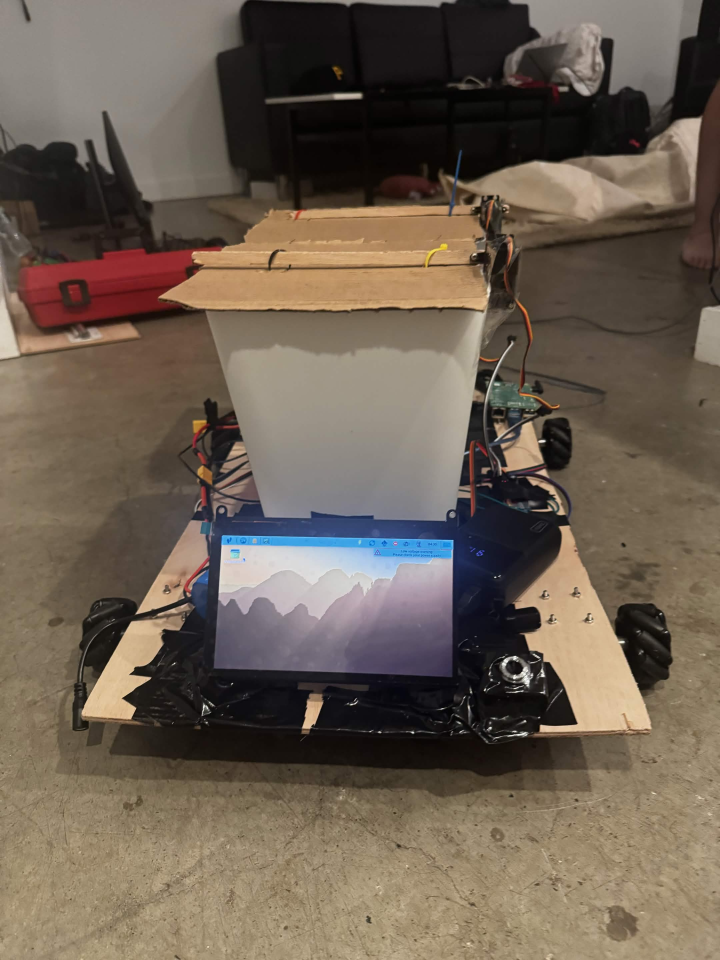
#> input picture Media/IMG_2706.jpg, 2160 x 2880 px (shown at 1/3 size); its folder holds 6 pictures in this run
$ python build_video-v3.py
#> lines starting #> are read from the running program, lines starting #| are printed output that depends on the picture
from pathlib import Path
import subprocess, wave, json
import numpy as np
from PIL import Image, ImageOps, ImageDraw, ImageFont

ROOT=Path(__file__).resolve().parents[2]
OUT=ROOT/'output/video'; A=OUT/'assets'; A.mkdir(exist_ok=True)
W,H=1920,1080
BG='#10191d'; WHITE='#eff7f4'; GREEN='#a2efb6'; MUTED='#a3b8b6'
def font(n,bold=False): return ImageFont.truetype('C:/Windows/Fonts/'+('segoeuib.ttf' if bold else 'segoeui.ttf'),n)
def run(args): subprocess.run(['ffmpeg','-hide_banner','-loglevel','error','-y',*map(str,args)],check=True)
def base(k,tag,title,lines,layout='side'):
#> called with k = 1, tag = 'Litter-ally Trash', layout = 'side'
 im=Image.new('RGB',(W,H),BG);d=ImageDraw.Draw(im)
 d.rounded_rectangle((80,80,425,130),25,fill=GREEN);d.text((102,87),'LITTER-ALLY TRASH',font=font(26,True),fill=BG)
 d.text((80,195),tag.upper(),font=font(25,True),fill=GREEN)
 if layout=='side':
  y=265
  for line in title.split('\n'): d.text((76,y),line,font=font(88,True),fill=WHITE);y+=108
#> after the loop, y = 481
  y+=38
#> y = 519
  for line in lines: d.text((80,y),line,font=font(34),fill=MUTED);y+=52
#> this loop made 2 passes
#> y on passes 1 to 2: 571, 623
#> after the loop, y = 623
 else:
  d.text((78,234),title,font=font(64,True),fill=WHITE)
  d.text((80,320),'  /  '.join(lines),font=font(30),fill=MUTED)
 d.line((80,985,1840,985),fill='#33464a',width=2)
 d.text((80,1010),'LITTER-ALLY TRASH  |  PROJECT DEMO',font=font(23,True),fill=MUTED)
 d.text((1740,1005),f'{k:02d} / 11',font=font(25),fill=GREEN)
 return im
def photo(im,name,box):
#> called with name = 'IMG_2706.jpg', box = (1050, 55, 1840, 950)
 p=ImageOps.exif_transpose(Image.open(ROOT/'Media'/name)).convert('RGB')
#> p is the input picture: PIL image 2160x2880 RGB; mean R, G, B 108.6, 95.5, 82.3
 im.paste(ImageOps.fit(p,(box[2]-box[0],box[3]-box[1])),box[:2])
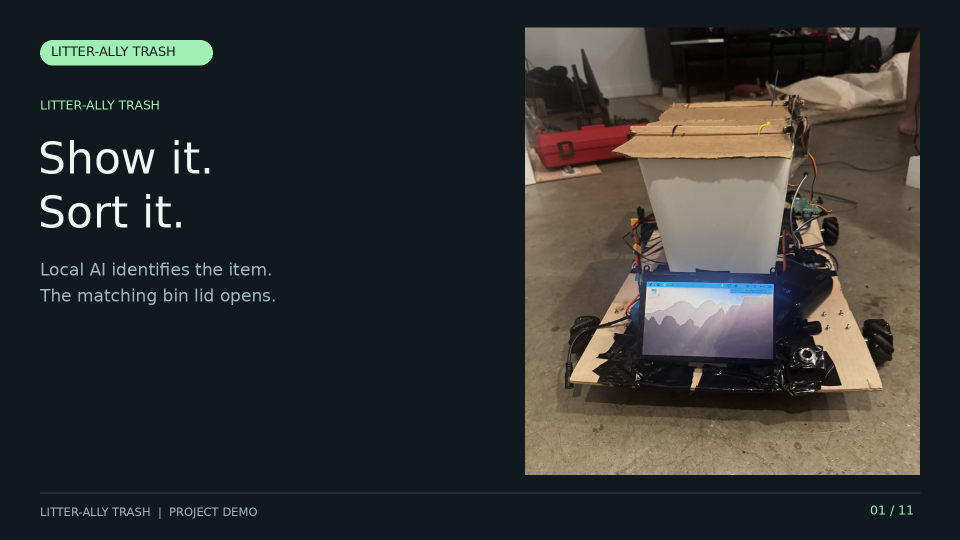
#> im: PIL image 1920x1080 RGB (shown at 1/2 size); mean R, G, B 49.6, 51.6, 49.4
def encode_still(k,im,seconds):
 p=A/f'card-{k}.png';im.save(p)
 run(['-loop','1','-i',p,'-t',seconds,'-vf',f"scale=2016:1134,crop=1920:1080:x='48+18*sin(t/3)':y=27,fade=t=in:st=0:d=0.25,fade=t=out:st={seconds-.25}:d=0.25",'-r','30','-c:v','libx264','-preset','fast','-crf','20','-pix_fmt','yuv420p','-an',A/f'seg-{k}.mp4'])
def encode_clip(k,im,src,start,seconds,box):
 p=A/f'card-{k}.png';im.save(p);x,y,w,h=box
 vf=f'[0:v]scale={w}:{h}:force_original_aspect_ratio=decrease:force_divisible_by=2,pad={w}:{h}:(ow-iw)/2:(oh-ih)/2:color=0x10191d,setsar=1[v];[1:v][v]overlay={x}:{y}:shortest=1,fade=t=in:st=0:d=0.25,fade=t=out:st={seconds-.25}:d=0.25[out]'
 run(['-ss',start,'-i',ROOT/'Media'/src,'-loop','1','-i',p,'-filter_complex',vf,'-map','[out]','-t',seconds,'-r','30','-c:v','libx264','-preset','fast','-crf','20','-pix_fmt','yuv420p','-an',A/f'seg-{k}.mp4'])

def site_card(k,tag,title,lines,name,crop,seconds,note):
 im=base(k,tag,title,lines,'wide')
 p=Image.open(A/name).convert('RGB').crop(crop);p=ImageOps.contain(p,(1760,540))
 im.paste(p,((W-p.width)//2,395));d=ImageDraw.Draw(im)
 d.text((80,948),note,font=font(22),fill=GREEN)
 encode_still(k,im,seconds);print(f'{k}/9 {tag}',flush=True)

def result_frame(k,name,title,caption):
 im=Image.open(A/name).convert('RGB').crop((438,315,1760,1080)).resize((W,H),Image.Resampling.LANCZOS)
 d=ImageDraw.Draw(im);d.rectangle((0,0,W,95),fill=BG);d.text((38,20),'LITTER-ALLY TRASH',font=font(32,True),fill=GREEN);d.text((660,18),title,font=font(40,True),fill=WHITE)
 d.rectangle((0,982,W,H),fill=BG);d.text((38,1008),caption,font=font(30),fill=WHITE);d.text((1740,1010),f'{k:02d} / 11',font=font(25),fill=GREEN)
 return im

def result_clip(k,start,seconds,name,title,caption):
 overlay=Image.new('RGBA',(W,H),(0,0,0,0));d=ImageDraw.Draw(overlay)
 d.rectangle((0,0,W,95),fill=BG);d.text((38,20),'LITTER-ALLY TRASH',font=font(32,True),fill=GREEN);d.text((660,18),title,font=font(40,True),fill=WHITE)
 d.rectangle((0,982,W,H),fill=BG);d.text((38,1008),caption,font=font(30),fill=WHITE);d.text((1740,1010),f'{k:02d} / 11',font=font(25),fill=GREEN)
 path=A/f'overlay-{k}.png';overlay.save(path)
 vf=f'[0:v]crop=1322:764:438:316,scale=1920:1080,setsar=1[v];[v][1:v]overlay=0:0:shortest=1,fade=t=in:st=0:d=0.2,fade=t=out:st={seconds-.2}:d=0.2[out]'
 run(['-ss',start,'-i',ROOT/'Media/more video.mp4','-loop','1','-i',path,'-filter_complex',vf,'-map','[out]','-t',seconds,'-r','30','-c:v','libx264','-preset','fast','-crf','20','-pix_fmt','yuv420p','-an',A/f'seg-{k}.mp4'])
 print(f'{k}/11 {title}',flush=True)

im=base(1,'Litter-ally Trash','Show it.\nSort it.',['Local AI identifies the item.','The matching bin lid opens.']);photo(im,'IMG_2706.jpg',(1050,55,1840,950));encode_still(1,im,5);print('1/11 intro',flush=True)
im=base(2,'Local AI model','What are you\nholding?',['Camera frames go to a local','CLIP vision model on the laptop.','It identifies the object and','assigns trash or recycling.']);photo(im,'IMG_3595.jpg',(1050,55,1840,950));encode_still(2,im,7);print('2/11 local AI',flush=True)
#> the loop in base (call 2), `for line in lines: d.text((80,y),line,font=font(34),fill=MUTED);y+=52` made 4 passes
#> y on passes 1 to 4: 571, 623, 675, 727
#> call 2 of photo, with name = 'IMG_3595.jpg', box = (1050, 55, 1840, 950)
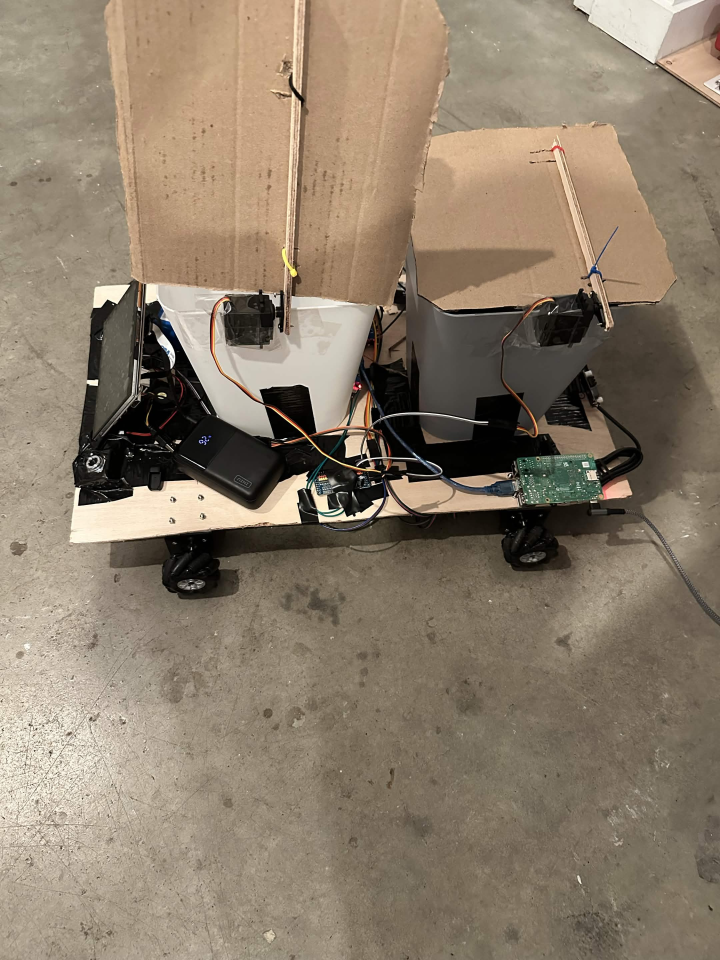
#> input picture Media/IMG_3595.jpg, 2160 x 2880 px (shown at 1/3 size)
#> in photo, p is the input picture: PIL image 2160x2880 RGB; mean R, G, B 139.9, 125.3, 107
result_clip(3,167,3,'real-scanner.png','Recognizing a bottle','Hold one item in view. The local model recognizes a plastic water bottle.')
#> in result_clip, `overlay = Image.new('RGBA', (W, H), (0, 0, 0, 0))`: overlay: PIL image 1920x1080 RGBA; every value is 0
im=result_frame(4,'real-scanner.png','Bottle -> RECYCLING','Plastic water bottle detected. Recycling selected. Matching lid opens.');encode_still(4,im,8);print('4/11 recycling result',flush=True)
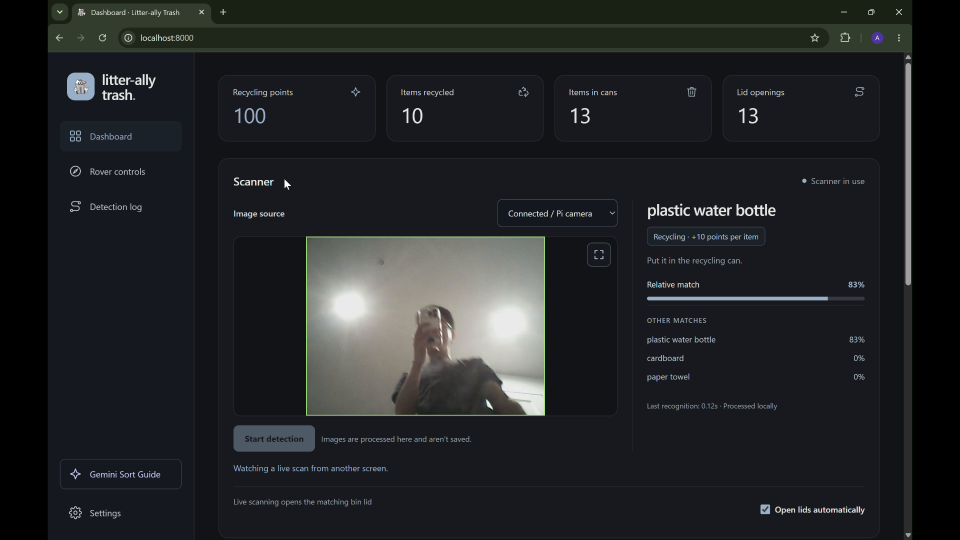
#> input picture output/video/assets/real-scanner.png, 1920 x 1080 px (shown at 1/2 size)
result_clip(5,173,3,'real-trash.png','Recognizing a chip bag','The same camera and local model identify a chip bag.')
#> call 2 of result_clip, with k = 5, start = 173, seconds = 3, name = 'real-trash.png', title = 'Recognizing a chip bag'
#> in result_clip (call 2), `path = A / f'overlay-{k}.png'`:
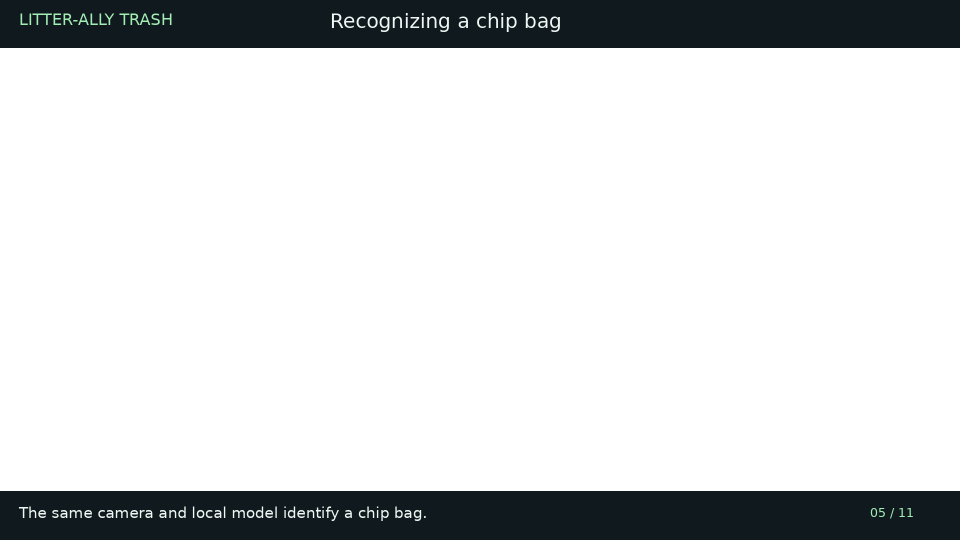
#> saved as overlay-5.png: PIL image 1920x1080 RGBA (shown at 1/2 size); mean R, G, B, A 4, 5.7, 6.3, 45.8; transparent parts drawn white
im=result_frame(6,'real-trash.png','Chip bag -> TRASH','Chip bag detected. Trash selected. Matching lid opens.');encode_still(6,im,8);print('6/11 trash result',flush=True)
#> call 2 of result_frame, with k = 6, name = 'real-trash.png', title = 'Chip bag -> TRASH'
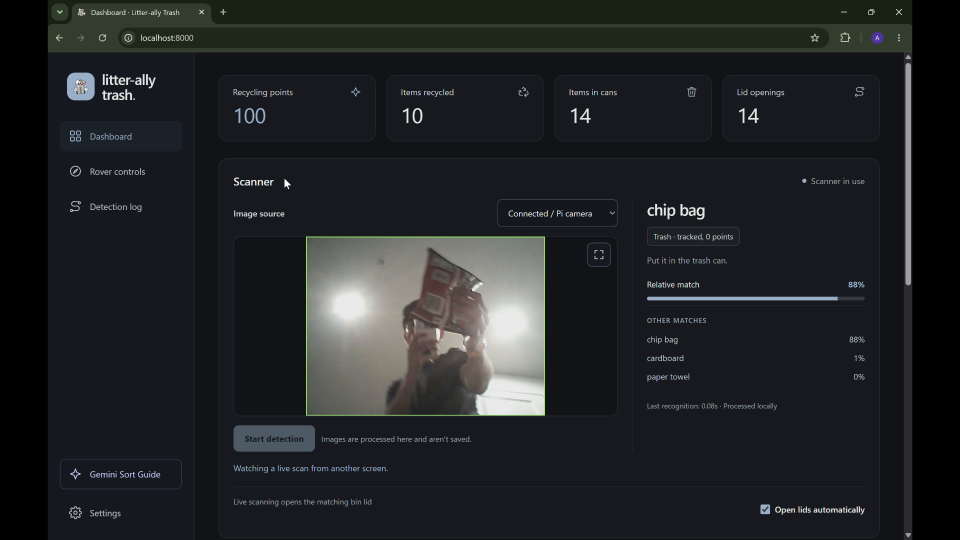
#> input picture output/video/assets/real-trash.png, 1920 x 1080 px (shown at 1/2 size)
im=base(7,'Automatic lid selection','Recognition chooses the bin.',['Camera image','Local AI detection','Corresponding lid opens'],'wide');d=ImageDraw.Draw(im)
#> after `im = base(7, 'Automatic lid selection', 'Recognition chooses the bin.'`:
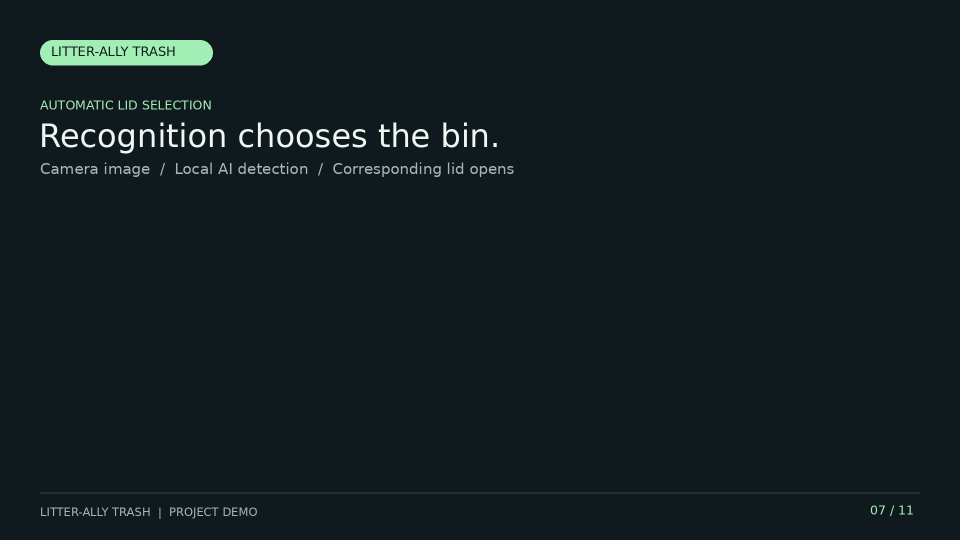
#> im: PIL image 1920x1080 RGB (shown at 1/2 size); mean R, G, B 19.1, 28.8, 32.2
for y,heading,items in [(430,'RECYCLING','Plastic water bottle  /  Cardboard'),(680,'TRASH','Chip bag  /  Paper towel')]:
 d.rounded_rectangle((80,y,1840,y+210),25,fill='#1e3032');d.text((115,y+26),heading,font=font(34,True),fill=GREEN);d.text((115,y+95),items,font=font(40),fill=WHITE);d.text((1220,y+100),'Matching lid opens',font=font(35,True),fill=GREEN)
encode_still(7,im,8);print('7/11 lid routing',flush=True)
#> in encode_still (call 5), `p = A / f'card-{k}.png'`:
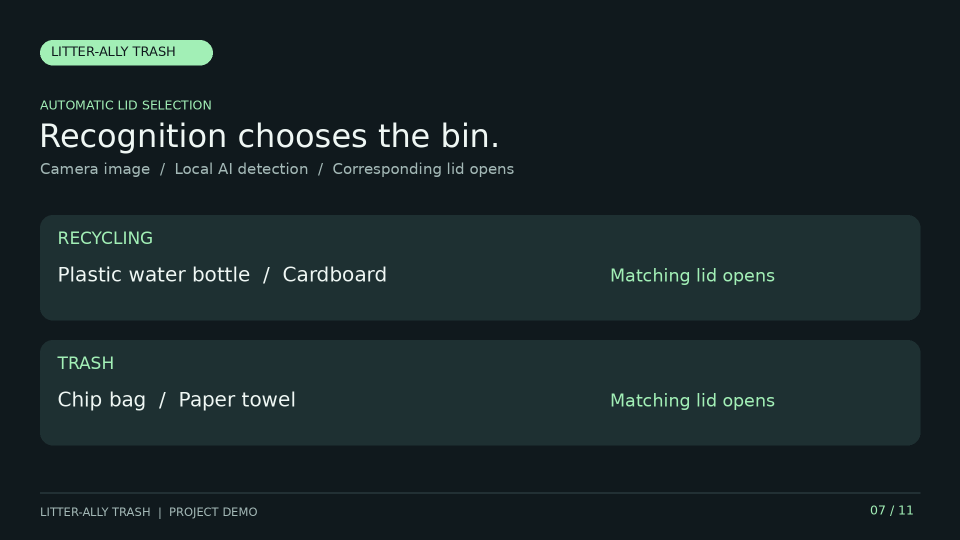
#> saved as card-7.png: PIL image 1920x1080 RGB (shown at 1/2 size); mean R, G, B 25.5, 38.5, 41
#> (the run stopped early here; a loop or call above may not have finished)
